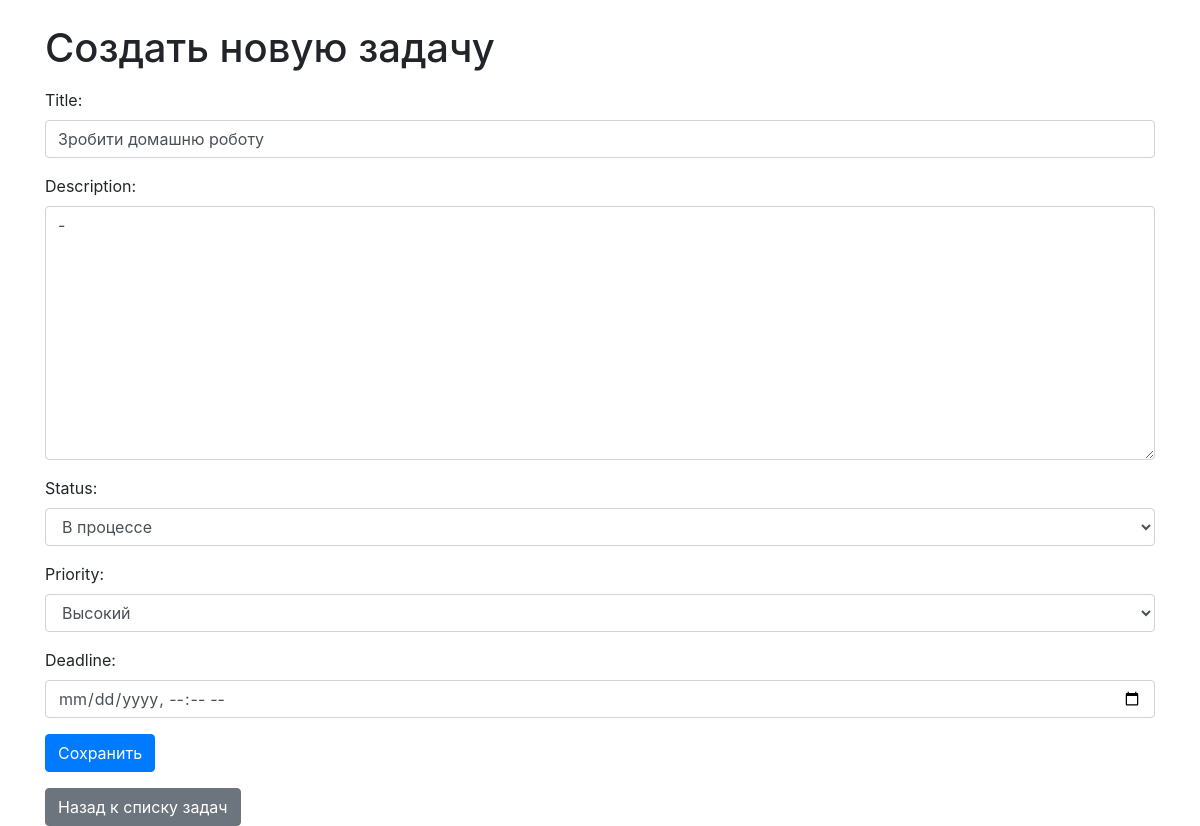
The app's page /task/1/edit/ (signed in), older data.
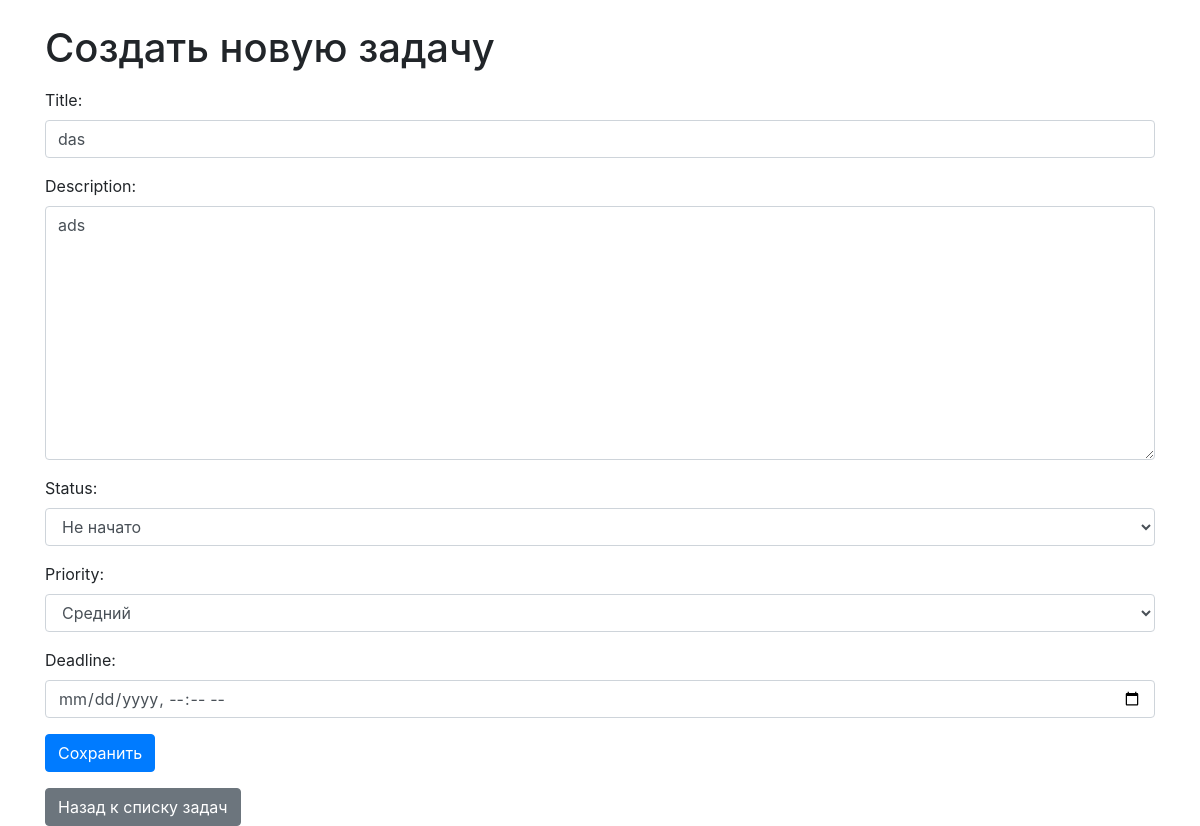
The same page, newer data.
### tracking_app/models.py (models this page shows)
class Task(models.Model):
    status_choices = [
        ('not_started', 'Не начато'),
        ('in_progress', 'В процессе'),
        ('completed', 'Сделано')
    ]
    priority_choices = [
        ('low', 'Низкий'),
        ('medium', 'Средний'),
        ('high', 'Высокий')
    ]
    title = models.CharField(max_length=255, name="title")
    description = models.TextField(name="description")
    status = models.CharField(max_length=20, choices=status_choices, default='not_started', name="status")
    priority = models.CharField(max_length=10, choices=priority_choices, default='medium', name="priority")
    deadline = models.DateTimeField(null=True, blank=True, name="deadline")
    user = models.ForeignKey(User, on_delete=models.CASCADE, name="user")

### tracking_app/views.py (the view)
# urls.py: path('task/<int:pk>/edit/', TaskUpdateView.as_view(), name='task-update'),
class TaskUpdateView(LoginRequiredMixin, UserIsOwnerMixin, UpdateView):
    model = Task
    form_class = TaskForm
    template_name = 'tracking_app/task_form.html'
    success_url = reverse_lazy('task-list')

### tracking_app/forms.py
class TaskForm(forms.ModelForm):
    class Meta:
        model = Task
        fields = ['title', 'description', 'status', 'priority', 'deadline']
        widgets = {
            'title': forms.TextInput(attrs={'class': 'form-control'}),
            'description': forms.Textarea(attrs={'class': 'form-control'}),
            'status': forms.Select(attrs={'class': 'form-control'}),
            'priority': forms.Select(attrs={'class': 'form-control'}),
            'deadline': forms.DateTimeInput(attrs={'class': 'form-control', 'type': 'datetime-local'}),
        }

### tracking_app/mixins.py (called while the page is built)
    def dispatch(self, request, *args, **kwargs):
        obj = self.get_object()
        if obj.user != request.user:
            raise PermissionDenied
        return super().dispatch(request, *args, **kwargs)

### tracking_app/templates/tracking_app/task_form.html (shortened to what this page needs)
<!DOCTYPE html>
<html lang="en">
  <head>
    <link
      href="https://stackpath.bootstrapcdn.com/bootstrap/4.5.2/css/bootstrap.min.css"
      rel="stylesheet"
    />
  </head>
  <body>
    <div class="container">
      <h1 class="mt-4">Создать новую задачу</h1>
      <form method="post" class="mt-3">
        {% csrf_token %} {{ form.as_p }}
        <button type="submit" class="btn btn-primary">Сохранить</button>
      </form>
      <a href="{% url 'task-list' %}" class="btn btn-secondary mt-3"
        >Назад к списку задач</a
      >
    </div>
  </body>
</html>

Row changes from the older to the newer data that the page shows:
changed Task: title "Зробити домашню роботу" → "das"; description "-" → "ads"; status "В процессе" → "Не начато"; priority "Высокий" → "Средний"
